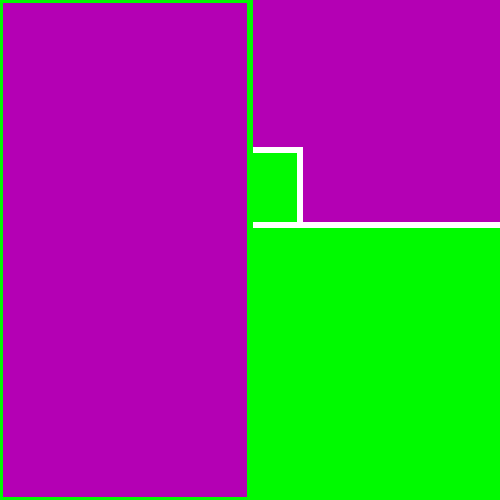
Frame 1 (no input)
Frame 60 (no input): identical to frame 1, image omitted
Frame 120 (the mouse pressed at the canvas centre since frame 60): identical to frame 1, image omitted

The p5.js sketch that drew this single still picture (run headless with seeded random() and noise() and a simulated clock; from frame 60 on, the mouse is pressed at the canvas centre):

// p5.js sketch
// ── sketch.js
let posx = 200
let posy = 100
let col = 0
let cSize = 10


function setup() {
  createCanvas(500,500);



}

function draw(){
  background(180,0,180)

fill(0,250,0)
strokeWeight(6)
stroke(255,255,255)
rect(0,0,250)

fill(0,250,0)
strokeWeight(6)
stroke(255,255,255)
rect(100,150,200)

fill(0,250,0)
strokeWeight(6)
stroke(255,255,255)
rect(0,0,250)

fill(0,250,0)
strokeWeight(6)
stroke(255,255,255)
rect(225,225,300)

fill(180,0,180)
stroke(0,250,0)

if(mouseX > 250){
  rect(250,0,250,500)
}
else{
  rect(0,0,250,500)
}



}
// ── onlinearticles.html
<html>
<title> online articles </title>
  <head>
  </head>
  <body>

    <body style="background-color: orange">
      <h1 style=“color: red”> Online Articles </h1>
      <p> Word of mouth has been the longest standing form of getting information from one person to another on record. As time has gone by, talking has led to writing and writing has led to news, which like everything today, has moved online. Even though it's the oldest form of finding out the where, when, what, and how of sports articles are still prominent sources for people to get thier information on their favorite teams. Especially those who enjoy reading, online articles favor those literal wishes and bring everything that has happened or is about to on to a viewer's screen.
        <img src="article2.webp" />
        
        <a href="https://www.si.com/college/michiganstate/football/michigan-state-spartans-football-spring-game-five-takeaways-041622">Post MSUFB SG</a>



    </body>

    <main>
    </main>
  </body>
</html>
// ── radio.html
<html>
<title> radio </title>
  <head>
  </head>
  <body>

    <body style="background-color: red">
      <h1 style=“color: red”> Radio </h1>
      <p> In terms of sports and online or really any digital interaction, the radio has been around for the longest. Older citizens still rely on it rather than newer streaming services as well. While the radio is now most common in cars or non-stationary motives of transportation, it has stood as a reliable source for following sports around the world for hundreds of years.
        <img src="sportsword.jpg" />
        <img src="over.gif" />
        <img src="over2.gif" />



    </body>

    <main>
    </main>
  </body>
</html>
// ── tvandss.html
<html>
<title> television/streaming services </title>
  <head>
  </head>
  <body>

    <body style="background-color: yellow">
      <h1 style=“color: red”> Television and Streaming Services </h1>
      <p> Television has brought sports into a worldy spectrum ever since it's introduction hundreds of years ago. Now, in a more technologically savvy era, streaming services have begun to take some of that burden. Considering that thousands and even millions of fans for these major sport teams are either not in town to watch their favorite teams or just can't afford to go watch them in person, these different outlets to watch them have become very prominent in today's society.
         <img src="tv.jpg" />
         <style>
.button {
  border: none;
  color: white;
  padding: 15px 32px;
  text-align: center;
  text-decoration: none;
  display: inline-block;
  font-size: 16px;
  margin: 4px 2px;
  cursor: pointer;
}

.button1 {background-color: #FF0000;} /* Red */
.button2 {background-color: #00FF00;} /* Green */
</style>
</head>
<body>

<button class="button button1">Stop</button>
<button class="button button2">Play</button>





    </body>

    <main>
    </main>
  </body>
</html>
// ── videogames.html
<html>
<title> video games </title>
  <head>
  </head>
  <body>

    <body style="background-color: blue">
      <h1 style=“color: red”> Video Games </h1>
      <p> Video games play the most common role in the modern civilization's want to be the superstar or professional athlete of some sort. Considering that the chances of physically making these talented leagues are little to none for many, video games over time have brought a controllable feel to sports in your home. Whether it be basketball, football, you name it video games have brought excitement to households all over the world for a long time and still do today. </p>
      <img src="2k22.jpg" />
     <iframe width="560" height="315" src="https://www.youtube.com/embed/obVHXs8JzoQ" title="YouTube video player" frameborder="0" allow="accelerometer; autoplay; clipboard-write; encrypted-media; gyroscope; picture-in-picture" allowfullscreen></iframe>

    </body>

    <main>
    </main>
  </body>
</html>
// ── virtualreality.html
<html>
<title> virtual reality </title>
  <head>
  </head>
  <body>

    <button onclick="myFunction()">Click me</button>

    <p id="demo"></p>


    <body style="background-color: green">
      <h1 style=“color: red”> Virtual Reality </h1>
      <p> Technology has advanced thoroughly through the years, and our real life experiences have started to even become digital. With virtual reality, people have been able to reenact critical moments in sports history in their own living room if they wanted. It's become extremely common in golf nowadays, where wealthier families have installed netting and used virtual reality to play par 4's from their own homes at times. </p>
      <img src="golf.jpg" />
      <script>
function myFunction() {
  document.getElementById("demo").innerHTML = "You're literally in the game.";
}
</script>

<iframe width="560" height="315" src="https://www.youtube.com/embed/ihaMOls-sJU" title="YouTube video player" frameborder="0" allow="accelerometer; autoplay; clipboard-write; encrypted-media; gyroscope; picture-in-picture" allowfullscreen></iframe>



    </body>

    <main>
    </main>
  </body>
</html>
